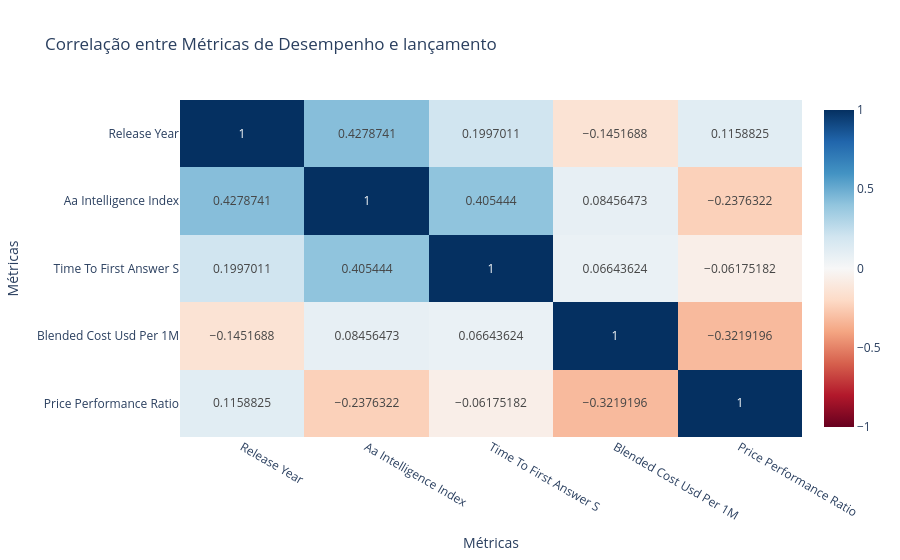

Write notebook code for a chart like this one.
### Code cell
plot_correlation_heatmap(df, ['release_year', 'aa_intelligence_index', 'time_to_first_answer_s','blended_cost_usd_per_1m', 'price_performance_ratio', ], title='Correlação entre Métricas de Desempenho e lançamento')

### Figure 1 — Plotly figure (JSON) as saved in the notebook; plotly's stock layout.template omitted (floating-point values rounded to 4 significant figures)
{"data": [{"coloraxis": "coloraxis", "colorbar": {"title": {"text": "Correlação"}}, "hovertemplate": "x: %{x}<br>y: %{y}<br>color: %{z}<extra></extra>", "name": "0", "texttemplate": "%{z}", "type": "heatmap", "x": ["release_year", "aa_intelligence_index", "time_to_first_answer_s", "blended_cost_usd_per_1m", "price_performance_ratio"], "xaxis": "x", "y": ["release_year", "aa_intelligence_index", "time_to_first_answer_s", "blended_cost_usd_per_1m", "price_performance_ratio"], "yaxis": "y", "z": [[1.0, 0.4279, 0.1997, -0.1452, 0.1159], [0.4279, 1.0, 0.4054, 0.08456, -0.2376], [0.1997, 0.4054, 1.0, 0.06644, -0.06175], [-0.1452, 0.08456, 0.06644, 1.0, -0.3219], [0.1159, -0.2376, -0.06175, -0.3219, 1.0]]}], "layout": {"coloraxis": {"cmax": 1, "cmin": -1, "colorscale": [[0, "rgb(103,0,31)"], [0.1, "rgb(178,24,43)"], [0.2, "rgb(214,96,77)"], [0.3, "rgb(244,165,130)"], [0.4, "rgb(253,219,199)"], [0.5, "rgb(247,247,247)"], [0.6, "rgb(209,229,240)"], [0.7, "rgb(146,197,222)"], [0.8, "rgb(67,147,195)"], [0.9, "rgb(33,102,172)"], [1, "rgb(5,48,97)"]]}, "title": {"text": "Correlação entre Métricas de Desempenho e lançamento"}, "xaxis": {"anchor": "y", "domain": [0, 1], "ticktext": ["Release Year", "Aa Intelligence Index", "Time To First Answer S", "Blended Cost Usd Per 1M", "Price Performance Ratio"], "tickvals": [0, 1, 2, 3, 4], "title": {"text": "Métricas"}}, "yaxis": {"anchor": "x", "autorange": "reversed", "domain": [0, 1], "ticktext": ["Release Year", "Aa Intelligence Index", "Time To First Answer S", "Blended Cost Usd Per 1M", "Price Performance Ratio"], "tickvals": [0, 1, 2, 3, 4], "title": {"text": "Métricas"}}}}
